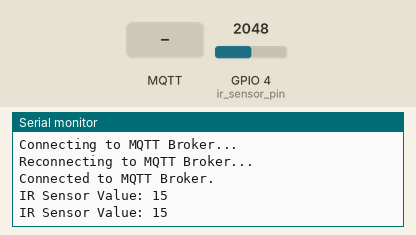
Simulated run of this sketch. Board: ESP32. Parts: the last lines printed to the serial monitor. The inputs (shaded band) are chosen by the test bench; at power-on: GPIO 4 (ir_sensor_pin) = 2048. WiFi joins after 1.5 s; servers stay silent unless stated; random numbers use the default seed unless the sketch sets one; no MQTT or app messages arrive unless stated.

Above: at 2.7 s.
2.8 s: MQTT message "ON" arrives on the first subscribed topic
At 3.3 s:
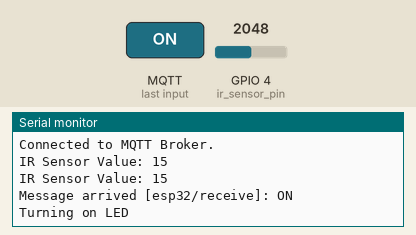
4.3 s: MQTT message "OFF" arrives on the first subscribed topic
At 4.48 s:
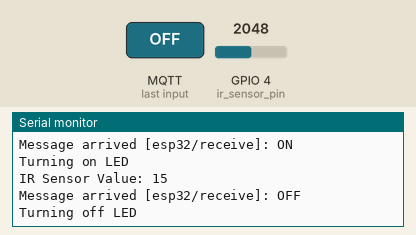
5.8 s: MQTT message "1" arrives on the first subscribed topic
At 6.4 s:
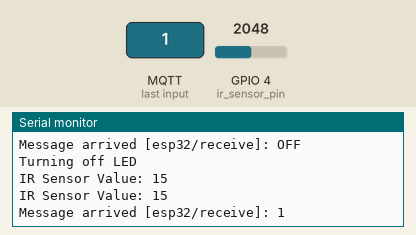
7.3 s: MQTT message "on" arrives on the first subscribed topic
At 7.49 s:
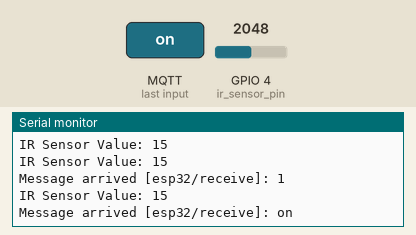
8.8 s: MQTT message "off" arrives on the first subscribed topic
At 9.4 s:
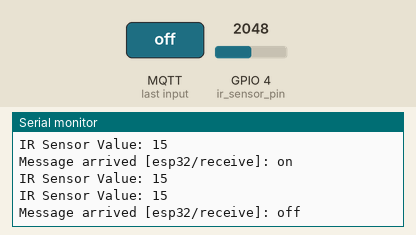
10.3 s: GPIO 4 (ir_sensor_pin) set to 2866
At 11.4 s:
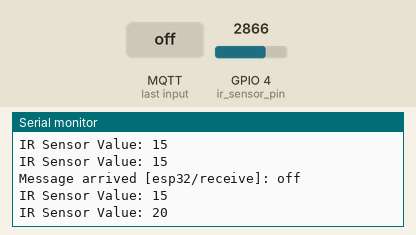

The sketch:

MQTT_Check.ino
```cpp
#include <Arduino.h>
#include <WiFi.h>
#include <WiFiClientSecure.h>
#include <PubSubClient.h>

// Wi-Fi credentials
const char* ssid = "AndroidAP";
const char* password = "12345678";

// MQTT broker details private
const char* mqtt_broker = "de04c99b55324353ab30381e5dca5e09.s1.eu.hivemq.cloud";
const int mqtt_port = 8883;
const char* mqtt_username = "Shashika";
const char* mqtt_password = "QC@90*msp";

// MQTT topics
const char* topic_publish_ir = "esp32/ir_sensor";
const char* topic_subscribe = "esp32/receive"; // Topic to receive messages

// IR Sensor details
const int ir_sensor_pin = 4; // GPIO pin connected to the IR sensor

// Create instances
WiFiClientSecure wifiClient;
PubSubClient mqttClient(wifiClient);

// Variables for timing
long previous_time = 0;

// Callback function to handle incoming messages
void mqttCallback(char* topic, byte* payload, unsigned int length) {
  Serial.print("Message arrived [");
  Serial.print(topic);
  Serial.print("]: ");
  String message;
  for (int i = 0; i < length; i++) {
    message += (char)payload[i];
  }
  Serial.println(message);

  // Handle the message, e.g., turn on/off an LED based on message
  if (message == "ON") {
    Serial.println("Turning on LED");
    // Do something, like turning on an LED
  } else if (message == "OFF") {
    Serial.println("Turning off LED");
    // Do something, like turning off an LED
  }
}

void setupMQTT() {
  mqttClient.setServer(mqtt_broker, mqtt_port);
  mqttClient.setCallback(mqttCallback);
}

void reconnect() {
  Serial.println("Connecting to MQTT Broker...");
  while (!mqttClient.connected()) {
    Serial.println("Reconnecting to MQTT Broker...");
    String clientId = "ESP32Client-";
    clientId += String(random(0xffff), HEX);

    if (mqttClient.connect(clientId.c_str(), mqtt_username, mqtt_password)) {
      Serial.println("Connected to MQTT Broker.");

      // Subscribe to the control topic
      mqttClient.subscribe(topic_subscribe);
    } else {
      Serial.print("Failed, rc=");
      Serial.print(mqttClient.state());
      Serial.println(" try again in 5 seconds");
      delay(5000);
    }
  }
}

void setup() {
  Serial.begin(115200);

  WiFi.begin(ssid, password);
  while (WiFi.status() != WL_CONNECTED) {
    delay(500);
    Serial.print(".");
  }
  Serial.println("");
  Serial.println("Connected to Wi-Fi");

  // Initialize secure WiFiClient
  wifiClient.setInsecure(); // Use this only for testing, it allows connecting without a root certificate

  setupMQTT();

  pinMode(ir_sensor_pin, INPUT); // Set IR sensor pin as input
}

void loop() {
  if (!mqttClient.connected()) {
    reconnect();
  }
  mqttClient.loop();

  long now = millis();
  if (now - previous_time > 1000) { // Publish every 10 seconds
    previous_time = now;

    // Read the IR sensor value
    int ir_sensor_value = analogRead(ir_sensor_pin);
    int distance = map(ir_sensor_value, 0, 4095, 0, 30);

    // Convert the value to a string
    String ir_value_str = String(distance);

    // Publish the sensor value to the MQTT topic
    Serial.print("IR Sensor Value: ");
    Serial.println(ir_value_str);
    mqttClient.publish(topic_publish_ir, ir_value_str.c_str());
  }
}
```

Measured:
- after the input at 2.8 s, the serial monitor: prints a new line at once (image 1)
- after the input at 4.3 s, the serial monitor: prints a new line at once (image 2)
- after the input at 5.8 s, the serial monitor: prints a new line at once (image 3)
- after the input at 7.3 s, the serial monitor: prints a new line at once (image 4)
- after the input at 8.8 s, the serial monitor: prints a new line at once (image 5)
- after the input at 10.3 s, the serial monitor: prints a new line after 0.26 s (image 6)
